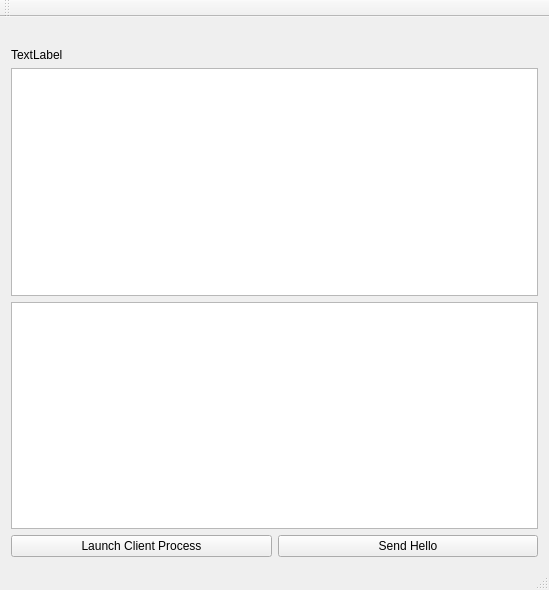
<?xml version="1.0" encoding="UTF-8"?>
<ui version="4.0">
 <class>MainWindow</class>
 <widget class="QMainWindow" name="MainWindow">
  <property name="geometry">
   <rect>
    <x>0</x>
    <y>0</y>
    <width>549</width>
    <height>590</height>
   </rect>
  </property>
  <property name="windowTitle">
   <string>MainWindow</string>
  </property>
  <widget class="QWidget" name="centralWidget">
   <layout class="QVBoxLayout" name="verticalLayout">
    <item>
     <widget class="QLabel" name="lblServer">
      <property name="text">
       <string/>
      </property>
     </widget>
    </item>
    <item>
     <widget class="QLabel" name="lblThreads">
      <property name="text">
       <string>TextLabel</string>
      </property>
     </widget>
    </item>
    <item>
     <widget class="QListWidget" name="lstClients">
      <property name="selectionMode">
       <enum>QAbstractItemView::ExtendedSelection</enum>
      </property>
     </widget>
    </item>
    <item>
     <widget class="QListWidget" name="lstEvents"/>
    </item>
    <item>
     <layout class="QHBoxLayout" name="horizontalLayout">
      <item>
       <widget class="QPushButton" name="btnNewClient">
        <property name="text">
         <string>Launch Client Process</string>
        </property>
       </widget>
      </item>
      <item>
       <widget class="QPushButton" name="btnSend">
        <property name="text">
         <string>Send Hello</string>
        </property>
       </widget>
      </item>
     </layout>
    </item>
   </layout>
  </widget>
  <widget class="QMenuBar" name="menuBar">
   <property name="geometry">
    <rect>
     <x>0</x>
     <y>0</y>
     <width>549</width>
     <height>26</height>
    </rect>
   </property>
  </widget>
  <widget class="QToolBar" name="mainToolBar">
   <attribute name="toolBarArea">
    <enum>TopToolBarArea</enum>
   </attribute>
   <attribute name="toolBarBreak">
    <bool>false</bool>
   </attribute>
  </widget>
  <widget class="QStatusBar" name="statusBar"/>
 </widget>
 <layoutdefault spacing="6" margin="11"/>
 <resources/>
 <connections>
  <connection>
   <sender>btnNewClient</sender>
   <signal>clicked()</signal>
   <receiver>MainWindow</receiver>
   <slot>start_new_client()</slot>
   <hints>
    <hint type="sourcelabel">
     <x>140</x>
     <y>533</y>
    </hint>
    <hint type="destinationlabel">
     <x>116</x>
     <y>557</y>
    </hint>
   </hints>
  </connection>
  <connection>
   <sender>btnSend</sender>
   <signal>clicked()</signal>
   <receiver>MainWindow</receiver>
   <slot>send_message()</slot>
   <hints>
    <hint type="sourcelabel">
     <x>402</x>
     <y>537</y>
    </hint>
    <hint type="destinationlabel">
     <x>358</x>
     <y>558</y>
    </hint>
   </hints>
  </connection>
 </connections>
 <slots>
  <slot>start_new_client()</slot>
  <slot>send_message()</slot>
 </slots>
</ui>
